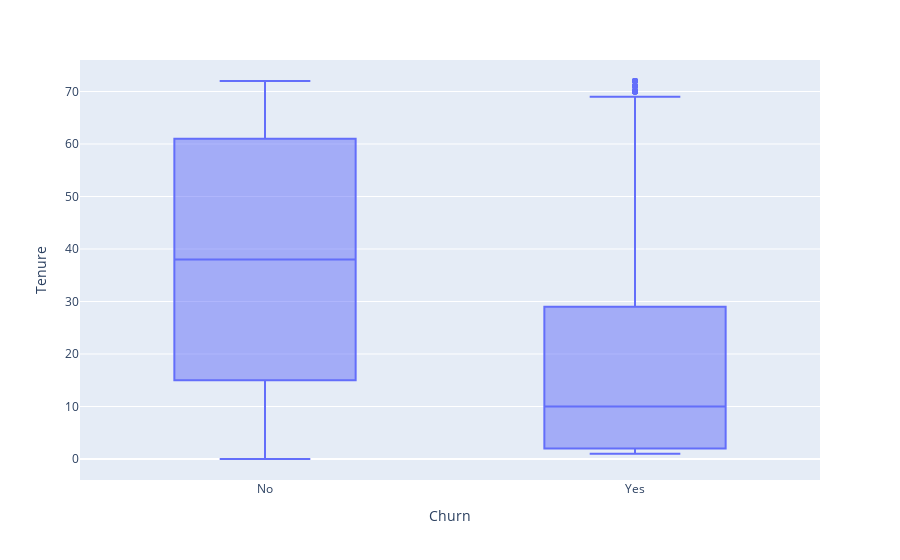

Notebook source saved alongside this figure:
### Code cell
fig=px.box(x=data['Churn'],y=data['tenure'])
fig.update_xaxes(title_text='Churn')
fig.update_yaxes(title_text='Tenure')
fig.show()

### Figure 1 — Plotly figure (JSON) as saved in the notebook; plotly's stock layout.template omitted (floating-point values rounded to 4 significant figures; data arrays with more than 128 entries replaced by an {"elided": "..."} marker saying what was removed)
{"data": [{"alignmentgroup": "True", "hovertemplate": "x=%{x}<br>y=%{y}<extra></extra>", "legendgroup": "", "marker": {"color": "#636efa"}, "name": "", "notched": false, "offsetgroup": "", "orientation": "v", "showlegend": false, "type": "box", "x": {"elided": "7043 str values"}, "x0": " ", "xaxis": "x", "y": {"elided": "7043 int values"}, "y0": " ", "yaxis": "y"}], "layout": {"boxmode": "group", "legend": {"tracegroupgap": 0}, "margin": {"t": 60}, "xaxis": {"anchor": "y", "domain": [0, 1], "title": {"text": "Churn"}}, "yaxis": {"anchor": "x", "domain": [0, 1], "title": {"text": "Tenure"}}}}
